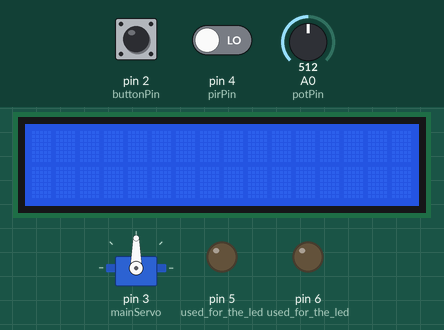
Simulated run of this sketch. Board: Arduino Uno, built with avr-gcc and run on an emulated ATmega328P. On the bench: servo, 16×2 character LCD, output pins drawn as LEDs (lit = HIGH). Dashed ring = blinking. The inputs (shaded band) are chosen by the test bench; at power-on: pin 4 (pirPin) LOW, pin 2 (buttonPin) LOW, A0 (potPin) = 512. What the sketch prints to the serial monitor is not drawn.

Above: at 1.2 s.
1.3 s: pin 4 (pirPin) driven HIGH
At 2.4 s:
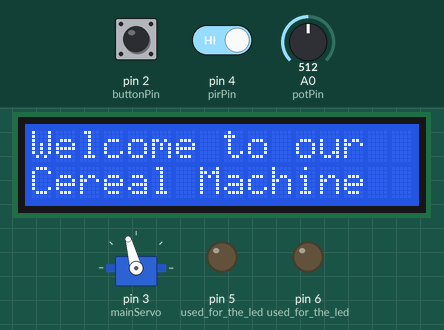
2.8 s: pin 2 (buttonPin) pulled HIGH for 3.2 s
At 3.2 s:
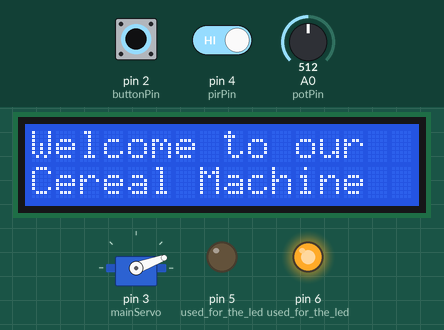
7.5 s: pin 2 (buttonPin) pulled HIGH for 0.15 s
At 10.0 s:
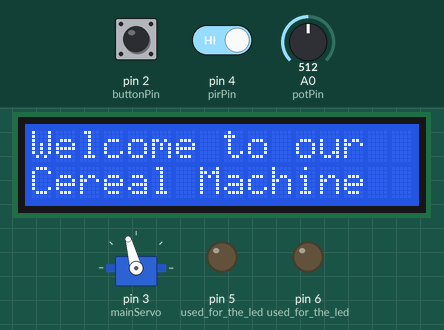
10.6 s: pin 2 (buttonPin) pulled HIGH for 1 s
At 11.2 s:
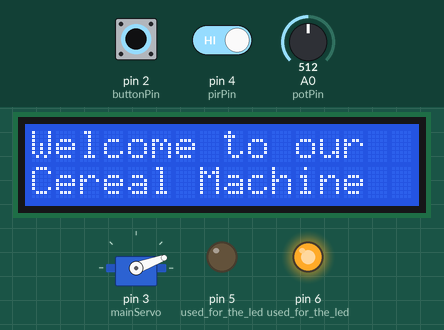
14.6 s: pin 2 (buttonPin) pulsed HIGH 5 times (0.12 s each, 0.3 s apart)
At 17.4 s:
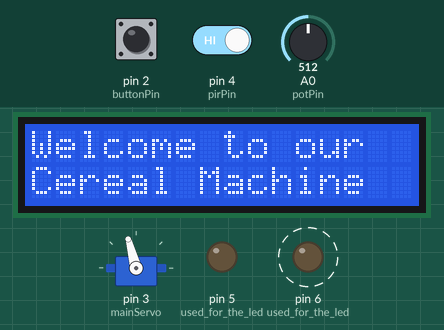
19.1 s: pin 2 (buttonPin) pulsed HIGH 2 times (0.12 s each, 0.3 s apart)
At 21.0 s:
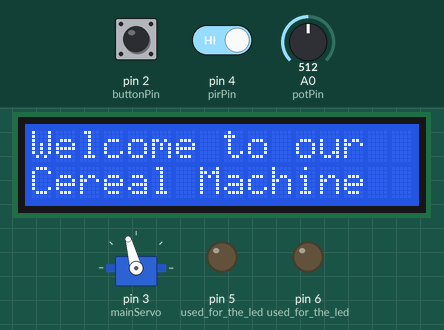
Timing chart, 0 to 22.5 s (numbered marks = the images above; inputs shaded):
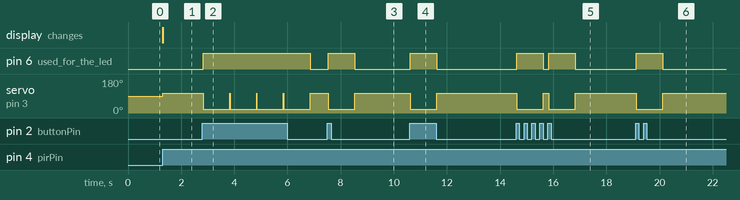

The sketch:

finalfinalproj.ino
```cpp
#define fill 105 //the position in degrees to fill the hopper
#define empty 20 //the position in degrees to empty the hopper
#define potPin A0 //this is the pin (must be analog) that the middle of the potentiometer is connected to

#include <LiquidCrystal.h>
#include <Servo.h> //this is a library used to control a servo

//variables
Servo mainServo; //declare the main servo
int trigger = 0; //this is used to switch between fill and empty
int potIn = 0; //this is the data read from pin A0 (the potPin)
int count = 1; //used as a time muliplier
const int buttonPin = 2;     // the number of the pushbutton pin
int buttonState = 0;         // variable for reading the pushbutton status
int pirPin = 4;               // choose the input pin (for PIR sensor)
int pirState = LOW;             // we start, assuming no motion detected
int val = 0;    // variable for reading the pin status
LiquidCrystal lcd(12,11,10,9,8,7);


//basic setup
void setup(){

mainServo.attach(3); //tell arduino which pin the servo is on (the white wire from the servo)

//set the pin modes
pinMode(4, OUTPUT); //used to output 5V or High to the potentiometer
pinMode(6, OUTPUT); //used for the led
pinMode(5, OUTPUT); //used for the led
pinMode(buttonPin, INPUT);
pinMode(pirPin, INPUT);  // declare sensor as input

digitalWrite(4, HIGH); //set pin 4 high
digitalWrite(10, LOW); //set pin 10 low
lcd.begin(16, 2);
lcd.clear();

Serial.begin(9600);
}


void loop(){

val = digitalRead(pirPin);  // read input value
if (val == HIGH) {
  if (pirState == LOW) {
    Serial.println("Motion detected!");
    lcd.print("Welcome to our   ");
    lcd.setCursor(0, 1);
    lcd.print("Cereal Machine      ");

potIn = analogRead(potPin); //read the position the potentiometer is at
buttonState = digitalRead(buttonPin);
//if the trigger value is 0 fill the hopper

if (buttonState == HIGH) {
 digitalWrite(6,HIGH);

if(!trigger){

//this is used to setup the delay
//the delay below is calculated using potin (which can be 0-1024) as delayinseconds ~= 0 - 64 seconds
count = 1;
trigger = 1; //change trigger to 1 to setup empty
digitalWrite(6,LOW); //set led off
}
else if(trigger){

mainServo.write(empty); //set the servo to empty position
delay(1000); //delay while servo sets position
trigger = 0; //change trigger to 0 to setup fill
}
}

mainServo.write(fill);//move servo to fill position
digitalWrite(6,LOW); //set led to off
}
}
}
//END OF CODE
```

Measured:
- after the input at 1.3 s, servo on pin 3 (mainServo): 90° → 105° at once; the display: changes at once (image 1)
- after the input at 2.8 s, pin 6 (used_for_the_led): LOW → HIGH at once, → LOW 4.0 s later; servo on pin 3 (mainServo): 105° → 20° at once, → 105° 4.0 s later
- after the input at 7.5 s, pin 6 (used_for_the_led): LOW → HIGH at once, → LOW 1.0 s later; servo on pin 3 (mainServo): 105° → 20° at once, → 105° 1.0 s later
- after the input at 10.6 s, pin 6 (used_for_the_led): LOW → HIGH at once, → LOW 1.0 s later; servo on pin 3 (mainServo): 105° → 20° at once, → 105° 1.0 s later
- after the input at 14.6 s, pin 6 (used_for_the_led): alternates HIGH for 1.0 s and LOW for 0.20 s, 4 changes in all, then stays LOW, starting at once; servo on pin 3 (mainServo): alternates 105° for 0.20 s and 20° for 1.0 s, 4 changes in all, then stays 105°, starting at once
- after the input at 19.1 s, pin 6 (used_for_the_led): LOW → HIGH at once, → LOW 1.0 s later; servo on pin 3 (mainServo): 105° → 20° at once, → 105° 1.0 s later
